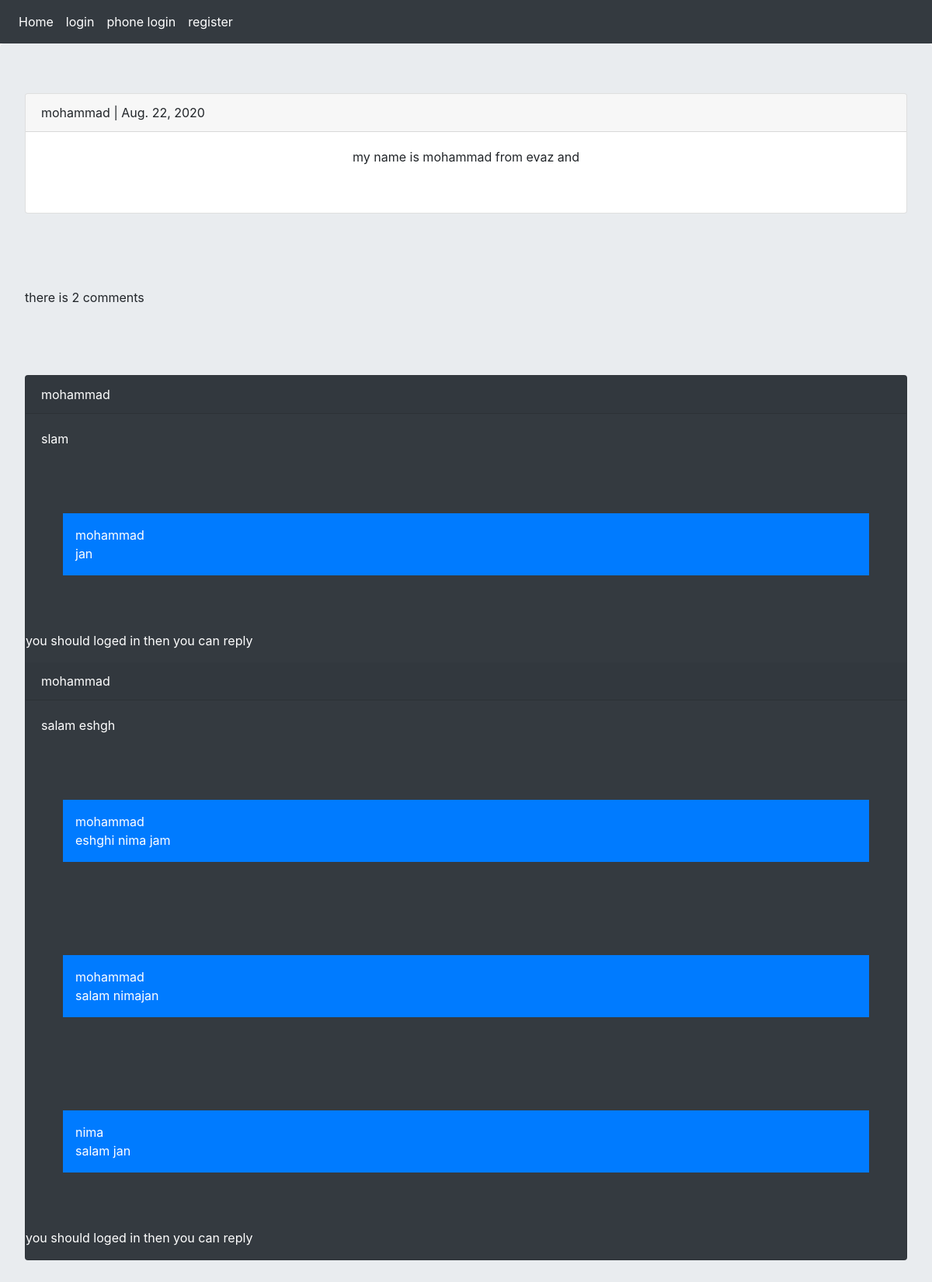
The page /2020/8/22/58/ on the database its author committed.
### posts/models.py (models this page shows, shortened)
class post(models.Model):
    user=models.ForeignKey(User, on_delete=models.CASCADE)
    body=models.TextField(max_length=500)
    slug=models.SlugField(max_length=200,allow_unicode=True)
    created=models.DateTimeField(auto_now_add=True)

class Comment(models.Model):
    user=models.ForeignKey(User,on_delete=models.CASCADE,related_name='ucomment')
    post=models.ForeignKey(post,on_delete=models.CASCADE ,related_name='pcomment')
    reply=models.ForeignKey('self',on_delete=models.CASCADE , null=True , blank=True,related_name='rcomment')
    is_reply= models.BooleanField(default=False)
    body=models.TextField(max_length=300)
    created=models.DateTimeField(auto_now_add=True)
    class Meta:
        ordering=('-created',)

### posts/views.py (the view, shortened to what this page needs)
# urls.py: path('<int:year>/<int:month>/<int:day>/<int:second>/',views.post_detail,name='post_detail'),
def post_detail(request,year,month,day,second):
    posts=get_object_or_404(post,created__year=year,created__month=month,created__day=day,created__second=second)
    comment = Comment.objects.filter(post=posts, is_reply=False)
    reply_form = AddCommentForm()
    can_like=False
    if request.user.is_authenticated:
        if posts.user_can_like(user=request.user):
            can_like=True
    form = AddCommentForm()
    return render(request,'posts/post_detail.html',{'posts':posts,'comments':comment,'form':form,'reply': reply_form ,'can_like':can_like})

### posts/templates/posts/post_detail.html (shortened to what this page needs)
{% extends 'base.html' %}
{% block content %}
    <div class="card">
    <p class="card-header">{{ posts.user }}  |  {{ posts.created|date }}</p>
    <p class="card-body text-center">{{ posts.body }}</p>
    </div>
    {%  with pc=comments.count %}
        <p> there is {{ pc }} comment{{ pc|pluralize }}</p>
    {% endwith %}
    <div class="card bg-dark text-white ">
        {% for comment in comments %}
            <P class="card-header">{{ comment.user }}</P>
            <p class="card-body">{{ comment.body }} </p>
            {% for reply in comment.rcomment.all %}
                <p class="bg-primary text-white p-3 m-5">{{ reply.user }} </br> {{ reply.body }}</p>
            {% endfor %}
            <div class="crad-body">
                    {% if request.user.is_authenticated %}
                    <form action="{% url 'posts:add_reply' posts.id comment.id %}" method="post" class="col-md-6">
                    {% csrf_token %}
                    {{ reply.as_p }}
                     <input type="submit" value="send">
                    </form>
                    {% else %}
                        <p>you should loged in then you can reply</p>
                    {% endif %}
</div>
        {% endfor %}
            </div>
{% endblock %}

### rows shown on the page
post: user "mohammad", created "Aug. 22, 2020", body "my name is mohammad from evaz and"
Comment: user "mohammad", body "slam"
Comment: user "mohammad", body "jan"
Comment: user "mohammad", body "salam eshgh"
Comment: user "mohammad", body "eshghi nima jam"
Comment: user "mohammad", body "salam nimajan"
Comment: user "nima", body "salam jan"

### other values the page prints
{{ pc }} "2"
